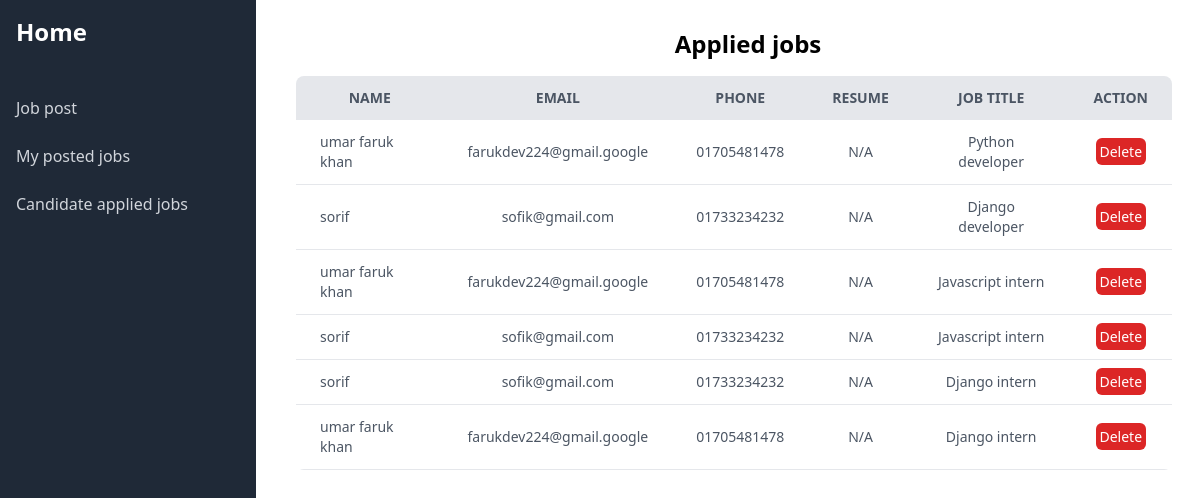
Page /applied_job/ (signed in) on the earlier database version.
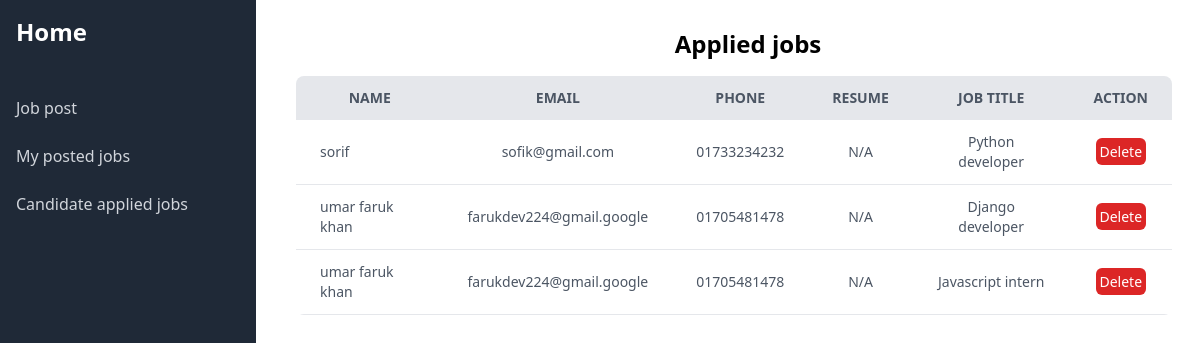
Same page on the later database version.
### candidate/models.py (models this page shows, shortened)
class MyAppliedJobModel(models.Model):
    user = models.ForeignKey(User, on_delete=models.CASCADE)
    candidate = models.ForeignKey(CandidateModel, on_delete=models.CASCADE)
    jobPost = models.ForeignKey(JobPostModel, on_delete=models.CASCADE)

class CandidateModel(models.Model):
    user = models.OneToOneField(User, on_delete=models.CASCADE)
    name = models.CharField(max_length=40)
    email = models.EmailField(max_length=70, unique=True)
    about = models.TextField(max_length=150)
    phone = models.CharField(max_length=20)
    education = models.CharField(max_length=50, default=None)

### dashboard/models.py (models this page shows, shortened)
class JobPostModel(models.Model):
    user = models.ForeignKey(User, on_delete=models.CASCADE)
    title = models.CharField(max_length=50)
    company = models.CharField(max_length=50, unique=True)
    location = models.CharField(max_length=50)
    job_type = models.CharField(choices=JOB_TYPE, max_length=50)
    salary = models.IntegerField()
    description = models.TextField(max_length=100)
    publish_date = models.DateTimeField(auto_now_add=True)

### dashboard/views.py (the view)
# urls.py: path('applied_job/', views.applied_job, name='applied_job'),
def applied_job(request):
    apply_post = MyAppliedJobModel.objects.filter(jobPost__user = request.user)
    return render(request, 'dashboard/applied_jobs.html', {'data': apply_post})

### accounts/context_processors.py (called while the page is built)
def register_info(request):
    if not isinstance(request.user, AnonymousUser):
        try:
            register_info = RegisterInfoModel.objects.get(user=request.user)
        except RegisterInfoModel.DoesNotExist:
            register_info = None
        return {'register_info': register_info}
    else:
        return {'register_info': None}

### price_plan/context_processors.py (called while the page is built)
def payment_info(request):
    try:
        payment_info = PricePlanModel.objects.get(user = request.user)
    except:
        payment_info = None
    return {'payment_info': payment_info}

### dashboard/templates/dashboard/applied_jobs.html (shortened to what this page needs)
{% extends "dashboard/base.html" %}
{% block content %}
<div class="ml-10 mt-7">
  <h3 class="font-bold text-2xl text-center">Applied jobs</h3>
  <div class="container pr-7 mt-4">
    <table class="min-w-full bg-white rounded-lg overflow-hidden">
      <thead class="bg-gray-200 uppercase text-sm text-gray-600">
        <tr>
          <th class="py-3 px-6 text-center">Name</th>
          <th class="py-3 px-6 text-center">Email</th>
          <th class="py-3 px-6">Phone</th>
          <th class="py-3 px-6 text-center">Resume</th>
          <th class="py-3 px-6 text-center">Job title</th>
          <th class="py-3 px-6 text-center">Action</th>
        </tr>
      </thead>
      <tbody class="text-gray-600 text-sm font-light">
        {% for item in data %}
        <tr class="border-b border-gray-200 hover:bg-gray-100">
          <td class="py-3 px-6 text-left">{{item.candidate.name}}</td>
          <td class="py-3 px-6 text-center">{{item.candidate.email}}</td>
          <td class="py-3 px-6 text-center">{{item.candidate.phone}}</td>
          <td class="py-3 px-6 text-center">N/A</td>
          <td class="py-3 px-6 text-center">{{item.jobPost.title}}</td>
          <td class="text-center">
            <a href="{% url 'delete_applied_job' item.id %}" class="text-white bg-red-600 rounded-md p-1">Delete</a>
          </td>
        </tr>
        {% endfor %}
      </tbody>
    </table>
  </div>
</div>
{% endblock content %}

Differences in the rows shown:
removed MyAppliedJobModel: candidate.name "umar faruk khan", candidate.email "farukdev224@gmail.google", candidate.phone "01705481478", jobPost "Python developer"
removed MyAppliedJobModel: candidate.name "sorif", candidate.email "sofik@gmail.com", candidate.phone "01733234232", jobPost "Django developer"
removed MyAppliedJobModel: candidate.name "sorif", candidate.email "sofik@gmail.com", candidate.phone "01733234232", jobPost "Javascript intern"
removed MyAppliedJobModel: candidate.name "sorif", candidate.email "sofik@gmail.com", candidate.phone "01733234232", jobPost "Django intern"
removed MyAppliedJobModel: candidate.name "umar faruk khan", candidate.email "farukdev224@gmail.google", candidate.phone "01705481478", jobPost "Django intern"
added MyAppliedJobModel: candidate.name "sorif", candidate.email "sofik@gmail.com", candidate.phone "01733234232", jobPost "Python developer"
added MyAppliedJobModel: candidate.name "umar faruk khan", candidate.email "farukdev224@gmail.google", candidate.phone "01705481478", jobPost "Django developer"
